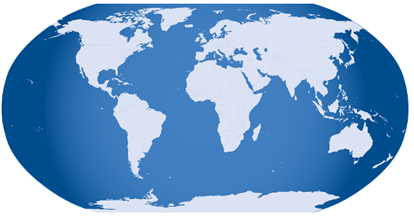
#> input picture images/global.png, 414 x 218 px
$ python 20200820_01.py
#> lines starting #> are read from the running program, lines starting #| are printed output that depends on the picture; after the words box and inside, x2 and y2 are one past the last pixel; in counts of white or black regions, pixels touching at a corner belong together
import cv2

img = cv2.imread('images/global.png')
#> img is the input picture: shape (218, 414, 3); mean B, G, R 204.7, 163.3, 123
imgray = cv2.cvtColor(img, cv2.COLOR_BGR2GRAY)
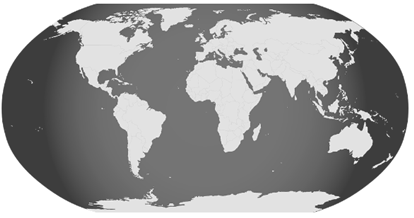
#> imgray: shape (218, 414); min 48, max 255, mean 156

# threshold 를 이용하여 binary image로 변환
ret, thresh = cv2.threshold(imgray, 127, 255, 0)
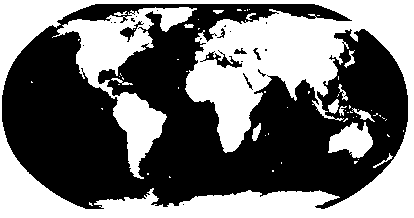
#> thresh: shape (218, 414); 44.9% white; 63 white regions (48 under 20 px)

# contours는 point의 list형태

# hierachy는 contour line의 계층 구조
contours, hierachy = cv2.findContours(thresh, cv2.RETR_TREE, cv2.CHAIN_APPROX_SIMPLE)
#> contours = 107 contours, 87 with area under 20; largest, box (x1, y1, x2, y2) and area: (0, 0, 414, 218) 89621, (1, 3, 409, 210) 58790, (52, 7, 197, 179) 6438, (328, 122, 373, 158) 934, (202, 51, 243, 69) 300
image = cv2.drawContours(img, contours, -1, (0, 0, 255), 1)
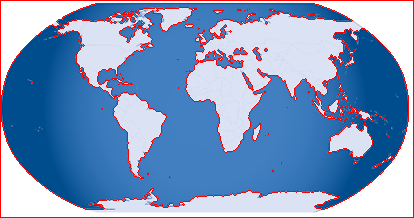
#> image: shape (218, 414, 3); mean B, G, R 191.5, 151.6, 127.6

cv2.imshow('image', image)
cv2.waitKey(0)
cv2.destroyAllWindows()

# 동영상을 가져와서 피부색사응로 따서 배경 이미지 위에 띄우기
